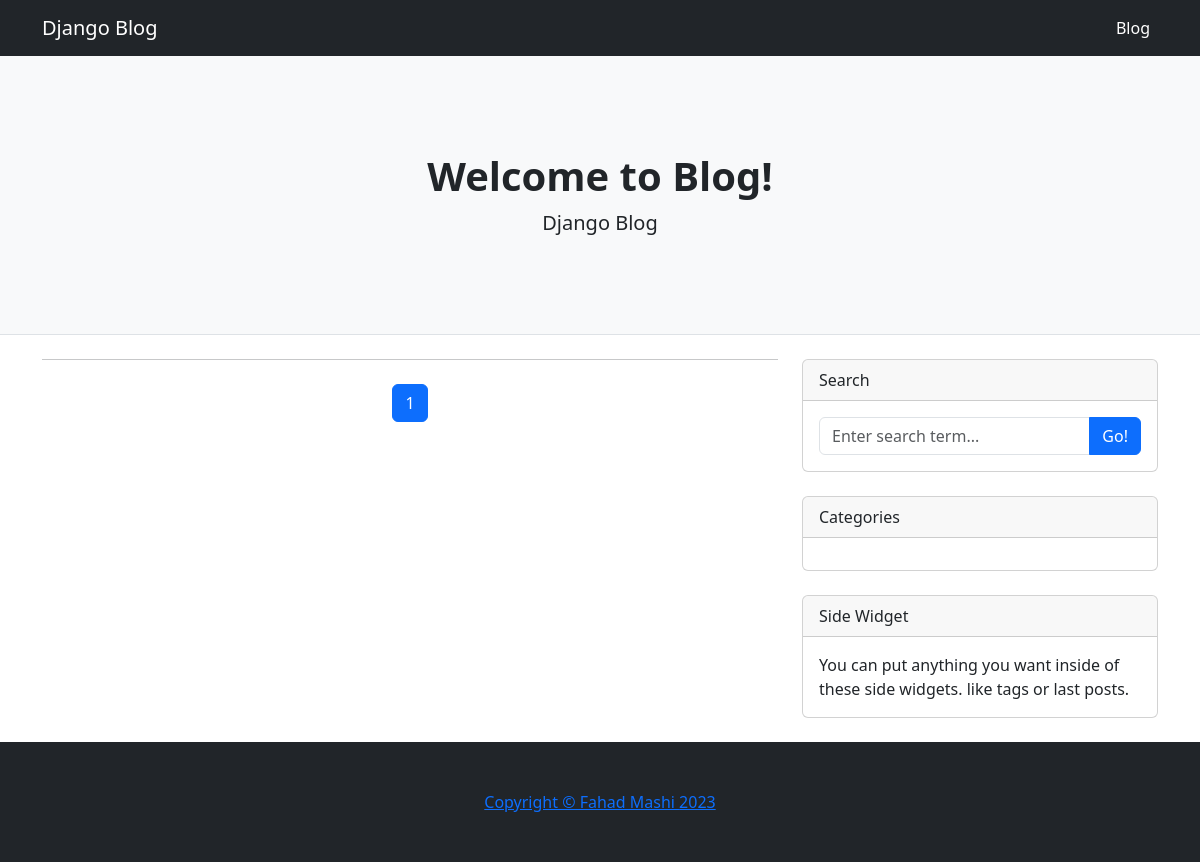
The app's page /, older data.
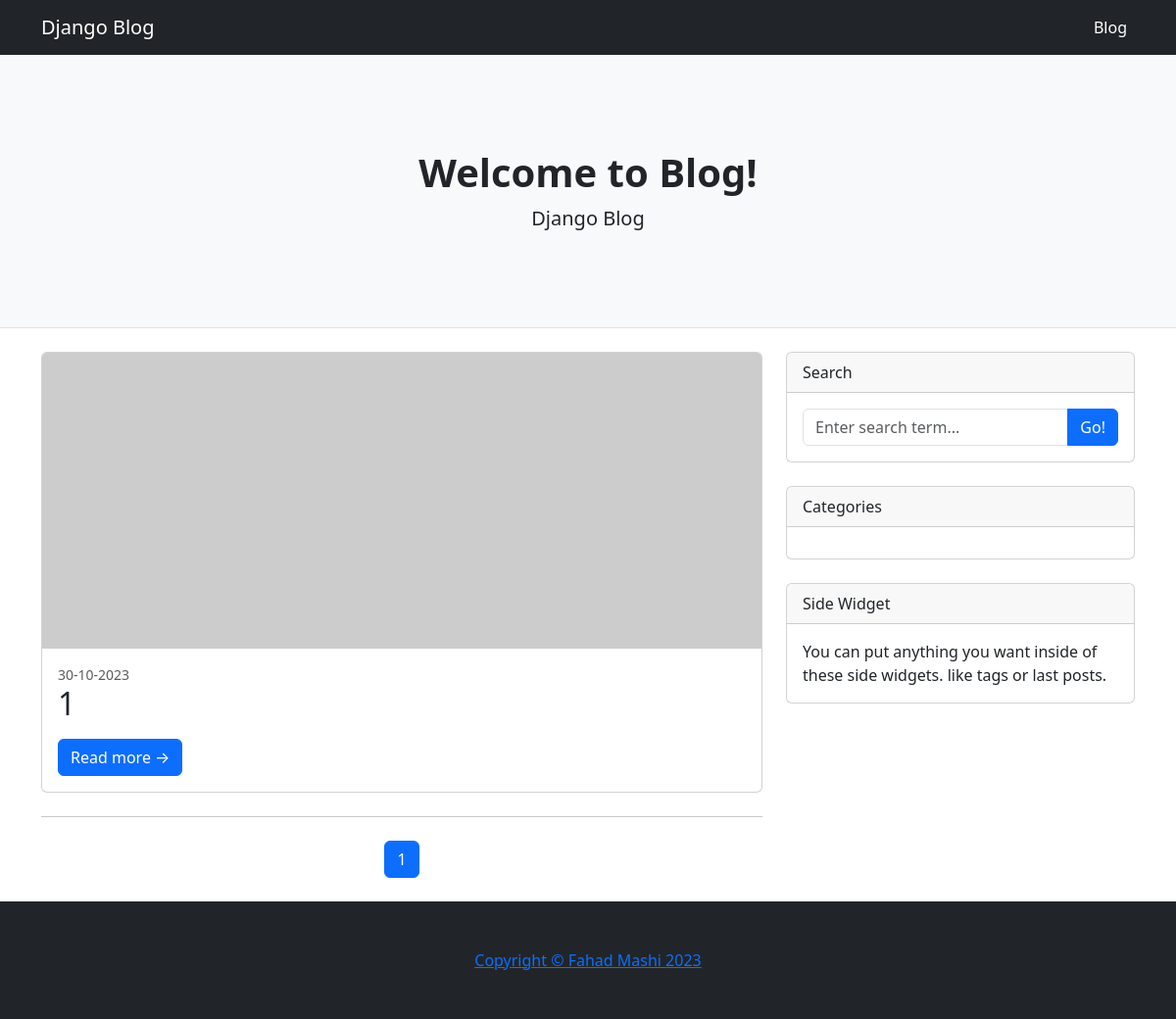
The same page, newer data.
### blog/models.py (models this page shows, shortened)
class Post(models.Model):
    category = models.ManyToManyField(Category, blank=True)
    tag = models.ManyToManyField(Tag, blank=True)
    title = models.CharField(max_length=200, unique=True)
    slug = models.SlugField(blank=True, allow_unicode=True, max_length=250, unique=True)
    image = models.ImageField(null=True, blank=True, upload_to=PathRename('images/blog/posts/'))
    author = models.ForeignKey(User, on_delete=models.CASCADE, related_name='blog_author')
    content = RichTextField(blank=True, null=True)
    active = models.BooleanField(default=False, choices=ACTIVE, verbose_name='Status')
    favourites = models.ManyToManyField(User, related_name='favourite', default=None, blank=True)
    rating = models.CharField(choices=Grade, default='average', max_length=50)
    created = models.DateTimeField(default=timezone.now)
    updated = models.DateTimeField(auto_now=True)
    class Meta:
        ordering = ['-created']
        verbose_name = ("Post")
        verbose_name_plural = ("Posts")

### blog/views.py (the view)
# urls.py: path('', views.blog, name='blog'),
def blog(request,):
    posts = Post.objects.filter(active=True).order_by('-created')
    categories = Category.objects.filter(active=True).order_by('-created')
    paginator = Paginator(posts, 9)
    page_number = request.GET.get('page')
    page_obj = paginator.get_page(page_number)
    context = {
        'title': 'Blog',
        'posts': posts,
        'categories': categories,
        'page_obj': page_obj,
        'nav_active': 'blog',
    }
    template = 'blog/index.html'
    return render(request, template, context)

### templates/blog/index.html (shortened to what this page needs)
{% extends 'blog/base.html' %}
{% load static %}
{% block content %}
{% include 'blog/include/header/header.html' %}
        <div class="container">
            <div class="row">
                <div class="col-lg-8">
            {% if posts %}
                    {% for post in posts %}
                    {% ifchanged %}
                    {% if forloop.last %}
                    <div class="card mb-4">
                        <a href="#!">
                            <img class="card-img-top" src="{% if post.image %}{{ post.image.url }}{% else %}https://dummyimage.com/850x350/dee2e6/6c757d.jpg{% endif %}" alt="..." />
                        </a>
                        <div class="card-body">
                            <div class="small text-muted">{{ post.created|date:'d-m-Y' }}</div>
                            <h2 class="card-title">{{ post.title }}</h2>
                            <a class="btn btn-primary" href="{% url 'post_detail' post.slug %}">Read more →</a>
                        </div>
                    </div>
                    {% endif %}
                    {% endifchanged %}
                    {% endfor %}
            {% endif %}
                    {% include 'blog/include/components/pagination.html' %}
            {% endblock %}

Row changes from the older to the newer data that the page shows:
added Post: created "30-10-2023", title "1"
